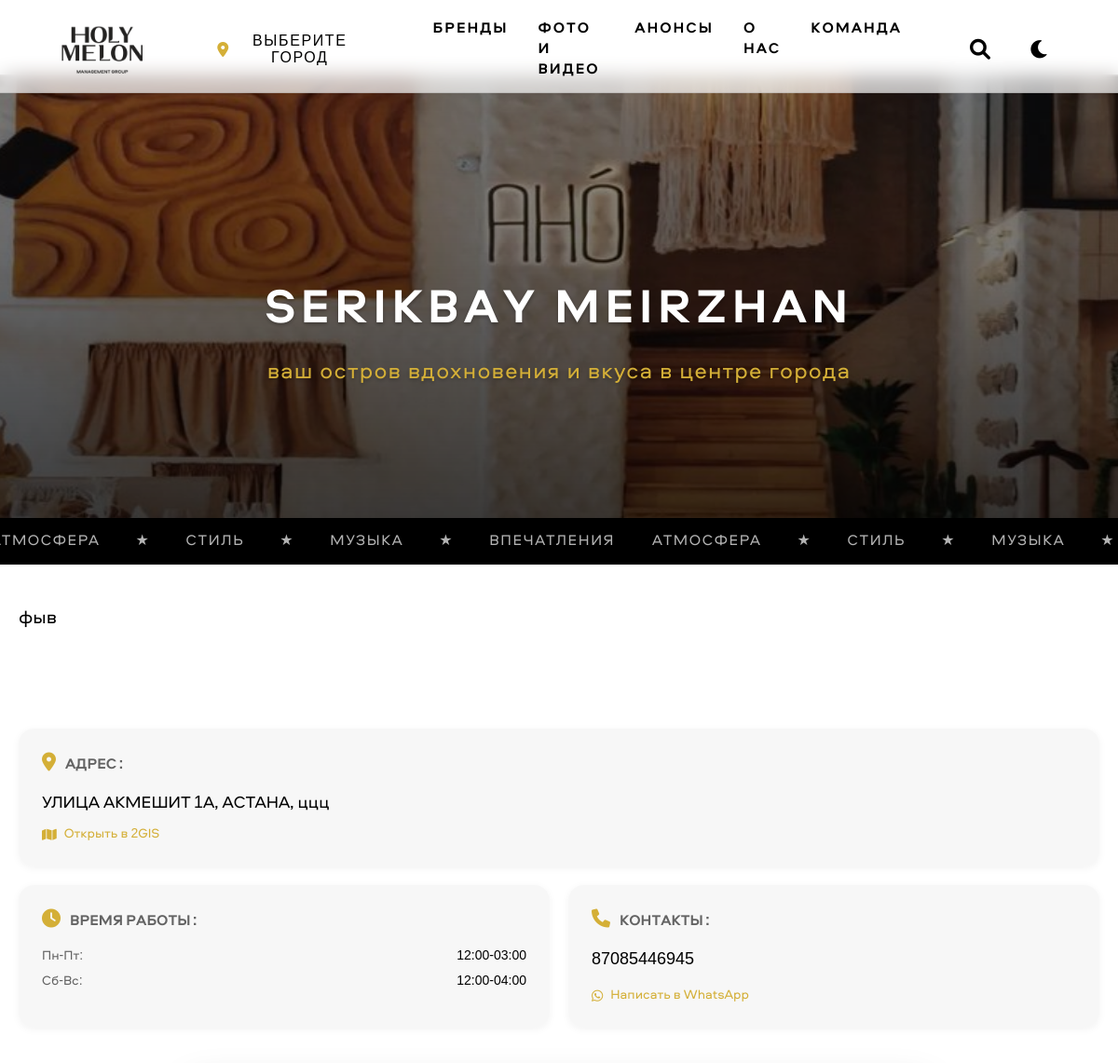
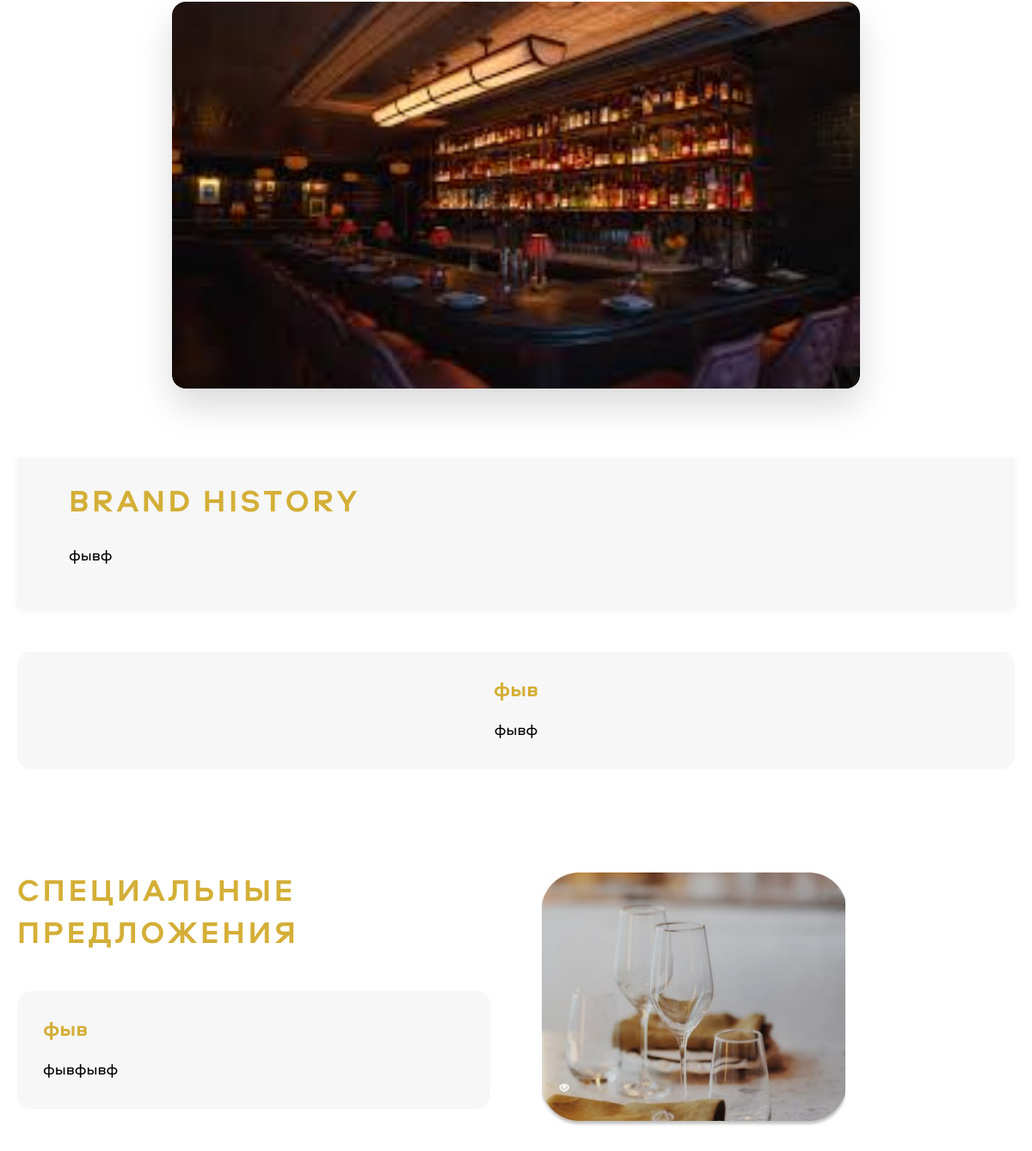
The page /brands/serikbay-meirzhan/ on the database its author committed (2 pictures, top to bottom).
### main/models.py (models this page shows, shortened)
class Brand(models.Model):
    name = models.CharField('Название', max_length=100)
    slug = models.SlugField('URL', unique=True, blank=True)
    subtitle = models.CharField('Подзаголовок', max_length=200, blank=True)
    description = models.TextField('Описание', blank=True)
    brand_history = models.TextField('История бренда', blank=True)
    rating = models.IntegerField('Рейтинг', default=5, choices=[(i, str(i)) for i in range(1, 6)])
    ticker_text = models.TextField(
        verbose_name='Текст бегущей строки',
        blank=True,
        help_text='Каждое слово или фраза с новой строки'
    )
    location = models.ForeignKey(City, on_delete=models.PROTECT, verbose_name='Город')
    address = models.CharField('Адрес', max_length=255, blank=True)
    phone = models.CharField('Телефон', max_length=20, blank=True)
    whatsapp = models.CharField('WhatsApp', max_length=20, blank=True)
    two_gis = models.URLField('2GIS', blank=True)
    work_hours_weekdays = models.CharField('Время работы (Пн-Пт)', max_length=50, blank=True)
    work_hours_weekends = models.CharField('Время работы (Сб-Вс)', max_length=50, blank=True)
    hero_image = models.ImageField('Hero изображение (верхний баннер)', upload_to='brands/hero/', blank=True)
    main_image = models.ImageField('Главное изображение (карточка)', upload_to='brands/main/', blank=True)
    class Meta:
        verbose_name = 'Бренд'
        verbose_name_plural = 'Бренды'

class TopGalleryImage(models.Model):
    brand = models.ForeignKey(Brand, on_delete=models.CASCADE, related_name='top_gallery')
    image = models.ImageField('Изображение', upload_to='brands/top_gallery/')
    class Meta:
        verbose_name = 'Изображение верхней галереи'
        verbose_name_plural = 'Верхняя галерея'

class Feature(models.Model):
    brand = models.ForeignKey(Brand, on_delete=models.CASCADE, related_name='features')
    title = models.CharField('Заголовок', max_length=200)
    description = models.TextField('Описание')
    class Meta:
        verbose_name = 'Особенность'
        verbose_name_plural = 'Особенности'

class SpecialOffer(models.Model):
    brand = models.ForeignKey(Brand, on_delete=models.CASCADE, related_name='special_offers')
    title = models.CharField('Заголовок', max_length=200)
    description = models.TextField('Описание')
    class Meta:
        verbose_name = 'Акция'
        verbose_name_plural = 'Акции'

class BottomGalleryImage(models.Model):
    brand = models.ForeignKey(Brand, on_delete=models.CASCADE, related_name='bottom_gallery')
    image = models.ImageField('Изображение', upload_to='brands/bottom_gallery/')
    class Meta:
        verbose_name = 'Изображение нижней галереи'
        verbose_name_plural = 'Нижняя галерея'

### main/views.py (the view)
# urls.py: path('brands/<slug:slug>/', views.brand_detail, name='brand_detail'),
def brand_detail(request, slug):
    brand = get_object_or_404(Brand, slug=slug)
    current_city_id = request.session.get('current_city_id')
    current_city = City.objects.get(id=current_city_id).name if current_city_id else None
    context = {
        'brand': brand,
        'cities': City.objects.filter(is_active=True).order_by('order', 'name'),
        'current_city': current_city,
        'top_gallery': brand.top_gallery.all(),
        'bottom_gallery': brand.bottom_gallery.all()
    }
    return render(request, 'main/brand_detail.html', context)

### main/context_processors.py (called while the page is built)
def cities(request):
    current_city_id = request.session.get('current_city_id')
    try:
        current_city = City.objects.get(id=current_city_id).name if current_city_id else None
    except City.DoesNotExist:
        current_city = None
    return {
        'cities': City.objects.filter(is_active=True).order_by('order', 'name'),
        'current_city': current_city
    }

### main/templates/main/brand_detail.html (shortened to what this page needs)
{% extends 'main/base.html' %}
{% load static %}
{% block extra_css %}
<link rel="stylesheet" href="{% static 'css/brand-detail.css' %}">
{% endblock %}
{% block content %}
<div class="brand-detail">
    <section class="brand-hero">
        {% if brand.hero_image %}
        <div class="brand-hero__image-container">
            <img src="{{ brand.hero_image.url }}"
                 alt="{{ brand.name }}"
                 class="brand-hero__image">
            <div class="brand-hero__overlay"></div>
            <div class="brand-hero__content">
                <h1 class="brand-hero__title">{{ brand.name }}</h1>
                {% if brand.subtitle %}
                <p class="brand-hero__subtitle">{{ brand.subtitle }}</p>
                {% endif %}
            </div>
        </div>
        {% endif %}
    </section>
    <div class="ticker">
        <div class="ticker__content">
            <span>АТМОСФЕРА</span>
            <span class="ticker__divider">★</span>
            <span>СТИЛЬ</span>
            <span class="ticker__divider">★</span>
            <span>МУЗЫКА</span>
            <span class="ticker__divider">★</span>
            <span>ВПЕЧАТЛЕНИЯ</span>
            <span>АТМОСФЕРА</span>
            <span class="ticker__divider">★</span>
            <span>СТИЛЬ</span>
            <span class="ticker__divider">★</span>
            <span>МУЗЫКА</span>
            <span class="ticker__divider">★</span>
        </div>
    </div>
    <div class="brand-section">
        <div class="top-section">
            <div class="info-column">
                <div class="brand-description">
                    {{ brand.description|linebreaks }}
                </div>
                <div class="contact-info">
                    {% if brand.address %}
                    <div class="contact-item full-width">
                        <div class="contact-content">
                            <div class="contact-header">
                                <div class="contact-icon">
                                    <i class="fas fa-map-marker-alt"></i>
                                </div>
                                <h3>АДРЕС</h3>
                            </div>
                            <div class="address-line">
                                <p>{{ brand.address }}</p>
                                {% if brand.two_gis %}
                                <a href="{{ brand.two_gis }}" target="_blank" rel="noopener">
                                    <i class="fas fa-map"></i>
                                    Открыть в 2GIS
                                </a>
                                {% endif %}
                            </div>
                        </div>
                    </div>
                    {% endif %}
                    <div class="contact-row">
                        {% if brand.work_hours_weekdays or brand.work_hours_weekends %}
                        <div class="contact-item">
                            <div class="contact-content">
                                <div class="contact-header">
                                    <div class="contact-icon">
                                        <i class="fas fa-clock"></i>
                                    </div>
                                    <h3>ВРЕМЯ РАБОТЫ</h3>
                                </div>
                                <div class="work-hours">
                                    {% if brand.work_hours_weekdays %}
                                    <div class="work-day">
                                        <span>Пн-Пт:</span>
                                        <span>{{ brand.work_hours_weekdays }}</span>
                                    </div>
                                    {% endif %}
                                    {% if brand.work_hours_weekends %}
                                    <div class="work-day">
                                        <span>Сб-Вс:</span>
                                        <span>{{ brand.work_hours_weekends }}</span>
                                    </div>
                                    {% endif %}
                                </div>
                            </div>
                        </div>
                        {% endif %}
                        {% if brand.phone or brand.whatsapp %}
                        <div class="contact-item">
                            <div class="contact-content">
                                <div class="contact-header">
                                    <div class="contact-icon">
                                        <i class="fas fa-phone"></i>
                                    </div>
                                    <h3>КОНТАКТЫ</h3>
                                </div>
                                {% if brand.phone %}
                                <p>{{ brand.phone }}</p>
                                {% endif %}
                                {% if brand.whatsapp %}
                                <div class="contact-links">
                                    <a href="https://wa.me/{{ brand.whatsapp }}" target="_blank" rel="noopener">
                                        <i class="fab fa-whatsapp"></i>
                                        Написать в WhatsApp
                                    </a>
                                </div>
                                {% endif %}
                            </div>
                        </div>
                        {% endif %}
                    </div>
                </div>
            </div>
            <div class="gallery-column">
                {% if top_gallery %}
                <div class="main-slider">
                    <div class="main-image">
                        <img src="{{ top_gallery.0.image.url }}" alt="{{ brand.name }}" class="main-slide">
                    </div>
                </div>
                {% endif %}
            </div>
        </div>
        {% if brand.brand_history %}
        <div class="brand-history">
            <div class="brand-history-inner">
                <div class="brand-history-header">
                    <h2>BRAND HISTORY</h2>
                </div>
                <div class="history-content">
                    {{ brand.brand_history|linebreaks }}
                </div>
            </div>
        </div>
        {% endif %}
        {% if brand.features.exists %}
        <div class="brand-features">
            <div class="brand-features-inner">
                <div class="features-list">
                    {% for feature in brand.features.all %}
                    <div class="feature-item">
                        <h3>{{ feature.title }}</h3>
                        <p>{{ feature.description }}</p>
                    </div>
                    {% endfor %}
                </div>
            </div>
        </div>
        {% endif %}
        <div class="bottom-section">
            {% if brand.special_offers.exists %}
            <div class="offers-column">
                <h2>СПЕЦИАЛЬНЫЕ ПРЕДЛОЖЕНИЯ</h2>
                <div class="offers-list">
                    {% for offer in brand.special_offers.all %}
                    <div class="offer-item">
                        <h3>{{ offer.title }}</h3>
                        <p>{{ offer.description }}</p>
                    </div>
                    {% endfor %}
                </div>
            </div>
            {% endif %}
            {% if bottom_gallery %}
            <div class="bottom-gallery">
                {% for image in bottom_gallery %}
                <div class="gallery-item">
                    <img src="{{ image.image.url }}" alt="{{ brand.name }}">
                </div>
                {% endfor %}
            </div>
            {% endif %}
        </div>
    </div>
</div>
{% endblock %}

### main/static/css/style.css (style rules this page uses)
:root { --color-black: #000000; --color-white: #FFFFFF; --color-gold: #D4AF37; --header-dark: rgba(0, 0, 0, 0.7); --header-light: rgba(255, 255, 255, 0.7); --header-height: 100px; --header-height-mobile: 80px; --container-width: 1920px; --container-padding: 60px; --container-padding-mobile: 20px; --light-bg: #FFFFFF; --light-text: #000000; --light-text-secondary: rgba(0, 0, 0, 0.7); --dark-bg: #000000; --dark-text: #FFFFFF; --dark-text-secondary: rgba(255, 255, 255, 0.7); --icon-size: 44px; --icon-size-mobile: 40px; --icon-size-small: 36px; }
* { margin: 0; padding: 0; box-sizing: border-box; }
html { font-size: 62.5%; }
body { font-family: 'Aeroport', sans-serif; font-size: 1.6rem; background: var(--color-black); color: var(--color-white); min-height: 100vh; }
.ticker { flex: 1; height: 40px; position: relative; overflow: hidden; }
.ticker__content { display: flex; align-items: center; white-space: nowrap; padding-right: 50px; }
.ticker__content span { display: inline-block; padding: 0 30px; font-size: 1.4rem; font-weight: 500; letter-spacing: 0.1em; color: rgba(255, 255, 255, 0.8); }
.ticker__divider { color: var(--color-gold); margin: 0 8px; font-size: 1.2rem; display: inline-flex; align-items: center; }
@media (max-width: 1920px) { :root { --container-padding: 40px; } }
@media (max-width: 1400px) { :root { --container-padding: 40px; } }
@media (max-width: 1400px) { .brand-hero__title { font-size: 3.6rem; } }
@media (max-width: 1400px) { .brand-hero__subtitle { font-size: 2rem; } }
@media (max-width: 1200px) { :root { --container-padding: 30px; } }
@media (max-width: 1200px) { .features-list { grid-template-columns: repeat(2, 1fr); gap: 25px; } }
body.light { background: var(--light-bg); color: var(--light-text); }
body.light .ticker__content span { color: rgba(255, 255, 255, 0.7) !important; }
body.light .ticker__divider { color: var(--color-gold) !important; }
.brand-detail { padding: 6rem 0; background: var(--color-black); margin-top: var(--header-height); }
body.light .brand-detail { background: var(--light-bg); }
.brand-section { max-width: var(--container-width); width: 100%; margin: 0 auto; padding: 0 var(--container-padding); }
.brand-description { font-size: 18px; line-height: 1.6; margin-bottom: 40px; }
body.light .brand-description { color: var(--light-text); }
.brand-history { max-width: 800px; margin: 80px auto; text-align: center; }
.brand-history p { font-size: 18px; line-height: 1.8; margin-bottom: 20px; }
.feature-item { text-align: center; padding: 30px; background: rgba(255, 255, 255, 0.05); border-radius: 16px; }
body.light .feature-item { background: rgba(0, 0, 0, 0.03); }
.feature-item h3 { font-size: 24px; margin-bottom: 15px; color: var(--color-gold); }
.offer-item { background: rgba(255, 255, 255, 0.05); padding: 2rem; border-radius: 16px; margin-bottom: 2rem; }
body.light .offer-item { background: rgba(0, 0, 0, 0.03); }
.offer-item h3 { font-size: 24px; color: var(--color-gold); margin-bottom: 10px; }
.ticker, .brand-ticker { width: 100%; overflow: hidden; position: relative; background: transparent; display: flex; align-items: center; height: 100%; }

### rows shown on the page
Brand: hero_image (picture), name "SERIKBAY MEIRZHAN", subtitle "ваш остров вдохновения и вкуса в центре города", description "фыв", address "УЛИЦА АКМЕШИТ 1А, АСТАНА, ццц", work_hours_weekdays "12:00-03:00", work_hours_weekends "12:00-04:00", phone "87085446945", brand_history "фывф"
TopGalleryImage: image (picture)
Feature: title "фыв", description "фывф"
SpecialOffer: title "фыв", description "фывфывф"
BottomGalleryImage: image (picture)

### other values the page prints
{{ current_city|default:"ВЫБЕРИТЕ ГОРОД" }} "ВЫБЕРИТЕ ГОРОД"
